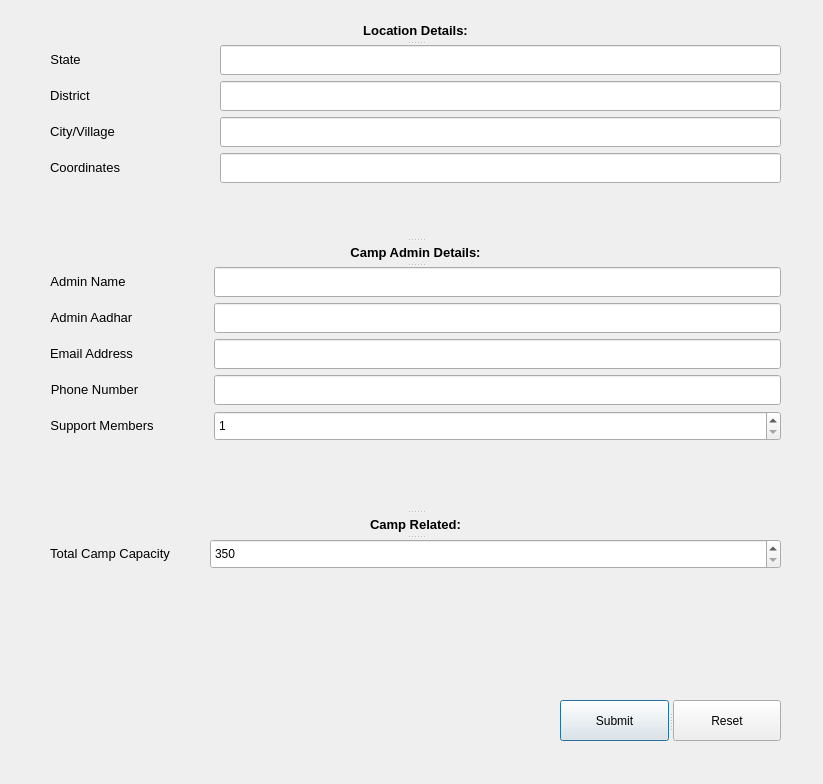
<?xml version="1.0" encoding="UTF-8"?>
<ui version="4.0">
 <class>Dialog</class>
 <widget class="QDialog" name="Dialog">
  <property name="geometry">
   <rect>
    <x>0</x>
    <y>0</y>
    <width>823</width>
    <height>784</height>
   </rect>
  </property>
  <property name="windowTitle">
   <string>Dialog</string>
  </property>
  <widget class="QSplitter" name="splitter">
   <property name="geometry">
    <rect>
     <x>50</x>
     <y>20</y>
     <width>731</width>
     <height>561</height>
    </rect>
   </property>
   <property name="orientation">
    <enum>Qt::Vertical</enum>
   </property>
   <widget class="QLabel" name="label_10">
    <property name="text">
     <string>&lt;html&gt;&lt;head/&gt;&lt;body&gt;&lt;p align=&quot;center&quot;&gt;&lt;span style=&quot; font-size:10pt; font-weight:600;&quot;&gt;Location Details:&lt;/span&gt;&lt;/p&gt;&lt;/body&gt;&lt;/html&gt;</string>
    </property>
   </widget>
   <widget class="QWidget" name="layoutWidget">
    <layout class="QFormLayout" name="formLayout">
     <property name="horizontalSpacing">
      <number>100</number>
     </property>
     <item row="0" column="0">
      <widget class="QLabel" name="label">
       <property name="minimumSize">
        <size>
         <width>0</width>
         <height>30</height>
        </size>
       </property>
       <property name="text">
        <string>&lt;html&gt;&lt;head/&gt;&lt;body&gt;&lt;p align=&quot;center&quot;&gt;&lt;span style=&quot; font-size:10pt;&quot;&gt;State&lt;/span&gt;&lt;/p&gt;&lt;/body&gt;&lt;/html&gt;</string>
       </property>
      </widget>
     </item>
     <item row="0" column="1">
      <widget class="QLineEdit" name="lineEdit">
       <property name="minimumSize">
        <size>
         <width>0</width>
         <height>30</height>
        </size>
       </property>
      </widget>
     </item>
     <item row="1" column="0">
      <widget class="QLabel" name="label_2">
       <property name="minimumSize">
        <size>
         <width>0</width>
         <height>30</height>
        </size>
       </property>
       <property name="text">
        <string>&lt;html&gt;&lt;head/&gt;&lt;body&gt;&lt;p align=&quot;center&quot;&gt;&lt;span style=&quot; font-size:10pt;&quot;&gt;District&lt;/span&gt;&lt;/p&gt;&lt;/body&gt;&lt;/html&gt;</string>
       </property>
      </widget>
     </item>
     <item row="1" column="1">
      <widget class="QLineEdit" name="lineEdit_2">
       <property name="minimumSize">
        <size>
         <width>0</width>
         <height>30</height>
        </size>
       </property>
      </widget>
     </item>
     <item row="2" column="0">
      <widget class="QLabel" name="label_3">
       <property name="minimumSize">
        <size>
         <width>0</width>
         <height>30</height>
        </size>
       </property>
       <property name="text">
        <string>&lt;html&gt;&lt;head/&gt;&lt;body&gt;&lt;p align=&quot;center&quot;&gt;&lt;span style=&quot; font-size:10pt;&quot;&gt;City/Village&lt;/span&gt;&lt;/p&gt;&lt;/body&gt;&lt;/html&gt;</string>
       </property>
      </widget>
     </item>
     <item row="2" column="1">
      <widget class="QLineEdit" name="lineEdit_3">
       <property name="minimumSize">
        <size>
         <width>0</width>
         <height>30</height>
        </size>
       </property>
      </widget>
     </item>
     <item row="3" column="0">
      <widget class="QLabel" name="label_4">
       <property name="minimumSize">
        <size>
         <width>0</width>
         <height>30</height>
        </size>
       </property>
       <property name="text">
        <string>&lt;html&gt;&lt;head/&gt;&lt;body&gt;&lt;p align=&quot;center&quot;&gt;&lt;span style=&quot; font-size:10pt;&quot;&gt;Coordinates&lt;/span&gt;&lt;/p&gt;&lt;/body&gt;&lt;/html&gt;</string>
       </property>
      </widget>
     </item>
     <item row="3" column="1">
      <widget class="QLineEdit" name="lineEdit_4">
       <property name="minimumSize">
        <size>
         <width>0</width>
         <height>30</height>
        </size>
       </property>
      </widget>
     </item>
    </layout>
   </widget>
   <widget class="QLabel" name="label_11">
    <property name="text">
     <string>&lt;html&gt;&lt;head/&gt;&lt;body&gt;&lt;p align=&quot;center&quot;&gt;&lt;span style=&quot; font-size:10pt; font-weight:600;&quot;&gt;Camp Admin Details:&lt;/span&gt;&lt;/p&gt;&lt;/body&gt;&lt;/html&gt;</string>
    </property>
   </widget>
   <widget class="QWidget" name="layoutWidget">
    <layout class="QFormLayout" name="formLayout_2">
     <property name="horizontalSpacing">
      <number>60</number>
     </property>
     <item row="0" column="0">
      <widget class="QLabel" name="label_5">
       <property name="minimumSize">
        <size>
         <width>0</width>
         <height>30</height>
        </size>
       </property>
       <property name="text">
        <string>&lt;html&gt;&lt;head/&gt;&lt;body&gt;&lt;p align=&quot;center&quot;&gt;&lt;span style=&quot; font-size:10pt;&quot;&gt;Admin Name&lt;/span&gt;&lt;/p&gt;&lt;/body&gt;&lt;/html&gt;</string>
       </property>
      </widget>
     </item>
     <item row="0" column="1">
      <widget class="QLineEdit" name="lineEdit_5">
       <property name="minimumSize">
        <size>
         <width>0</width>
         <height>30</height>
        </size>
       </property>
       <property name="inputMethodHints">
        <set>Qt::ImhNone</set>
       </property>
      </widget>
     </item>
     <item row="1" column="0">
      <widget class="QLabel" name="label_6">
       <property name="minimumSize">
        <size>
         <width>0</width>
         <height>30</height>
        </size>
       </property>
       <property name="text">
        <string>&lt;html&gt;&lt;head/&gt;&lt;body&gt;&lt;p align=&quot;center&quot;&gt;&lt;span style=&quot; font-size:10pt;&quot;&gt;Admin Aadhar&lt;/span&gt;&lt;/p&gt;&lt;/body&gt;&lt;/html&gt;</string>
       </property>
      </widget>
     </item>
     <item row="1" column="1">
      <widget class="QLineEdit" name="lineEdit_6">
       <property name="minimumSize">
        <size>
         <width>0</width>
         <height>30</height>
        </size>
       </property>
       <property name="inputMethodHints">
        <set>Qt::ImhNone</set>
       </property>
       <property name="text">
        <string/>
       </property>
       <property name="maxLength">
        <number>12</number>
       </property>
       <property name="clearButtonEnabled">
        <bool>false</bool>
       </property>
      </widget>
     </item>
     <item row="2" column="0">
      <widget class="QLabel" name="label_7">
       <property name="minimumSize">
        <size>
         <width>0</width>
         <height>30</height>
        </size>
       </property>
       <property name="text">
        <string>&lt;html&gt;&lt;head/&gt;&lt;body&gt;&lt;p align=&quot;center&quot;&gt;&lt;span style=&quot; font-size:10pt;&quot;&gt;Email Address&lt;/span&gt;&lt;/p&gt;&lt;/body&gt;&lt;/html&gt;</string>
       </property>
      </widget>
     </item>
     <item row="2" column="1">
      <widget class="QLineEdit" name="lineEdit_7">
       <property name="minimumSize">
        <size>
         <width>0</width>
         <height>30</height>
        </size>
       </property>
       <property name="inputMethodHints">
        <set>Qt::ImhNone</set>
       </property>
      </widget>
     </item>
     <item row="3" column="0">
      <widget class="QLabel" name="label_8">
       <property name="minimumSize">
        <size>
         <width>0</width>
         <height>30</height>
        </size>
       </property>
       <property name="text">
        <string>&lt;html&gt;&lt;head/&gt;&lt;body&gt;&lt;p align=&quot;center&quot;&gt;&lt;span style=&quot; font-size:10pt;&quot;&gt;Phone Number&lt;/span&gt;&lt;/p&gt;&lt;/body&gt;&lt;/html&gt;</string>
       </property>
      </widget>
     </item>
     <item row="3" column="1">
      <widget class="QLineEdit" name="lineEdit_8">
       <property name="minimumSize">
        <size>
         <width>0</width>
         <height>30</height>
        </size>
       </property>
       <property name="inputMethodHints">
        <set>Qt::ImhNone</set>
       </property>
      </widget>
     </item>
     <item row="4" column="0">
      <widget class="QLabel" name="label_13">
       <property name="minimumSize">
        <size>
         <width>0</width>
         <height>30</height>
        </size>
       </property>
       <property name="text">
        <string>&lt;html&gt;&lt;head/&gt;&lt;body&gt;&lt;p align=&quot;center&quot;&gt;&lt;span style=&quot; font-size:10pt;&quot;&gt;Support Members&lt;/span&gt;&lt;/p&gt;&lt;/body&gt;&lt;/html&gt;</string>
       </property>
      </widget>
     </item>
     <item row="4" column="1">
      <widget class="QSpinBox" name="spinBox_2">
       <property name="minimumSize">
        <size>
         <width>0</width>
         <height>30</height>
        </size>
       </property>
       <property name="inputMethodHints">
        <set>Qt::ImhNone</set>
       </property>
       <property name="minimum">
        <number>1</number>
       </property>
       <property name="maximum">
        <number>20</number>
       </property>
       <property name="singleStep">
        <number>1</number>
       </property>
       <property name="value">
        <number>1</number>
       </property>
      </widget>
     </item>
    </layout>
   </widget>
   <widget class="QLabel" name="label_12">
    <property name="text">
     <string>&lt;html&gt;&lt;head/&gt;&lt;body&gt;&lt;p align=&quot;center&quot;&gt;&lt;span style=&quot; font-size:10pt; font-weight:600;&quot;&gt;Camp Related:&lt;/span&gt;&lt;/p&gt;&lt;/body&gt;&lt;/html&gt;</string>
    </property>
   </widget>
   <widget class="QWidget" name="layoutWidget">
    <layout class="QFormLayout" name="formLayout_3">
     <property name="horizontalSpacing">
      <number>40</number>
     </property>
     <item row="0" column="1">
      <widget class="QSpinBox" name="spinBox">
       <property name="minimumSize">
        <size>
         <width>0</width>
         <height>30</height>
        </size>
       </property>
       <property name="minimum">
        <number>350</number>
       </property>
       <property name="maximum">
        <number>1000</number>
       </property>
       <property name="singleStep">
        <number>25</number>
       </property>
      </widget>
     </item>
     <item row="0" column="0">
      <widget class="QLabel" name="label_9">
       <property name="minimumSize">
        <size>
         <width>0</width>
         <height>30</height>
        </size>
       </property>
       <property name="text">
        <string>&lt;html&gt;&lt;head/&gt;&lt;body&gt;&lt;p align=&quot;center&quot;&gt;&lt;span style=&quot; font-size:10pt;&quot;&gt;Total Camp Capacity&lt;/span&gt;&lt;/p&gt;&lt;/body&gt;&lt;/html&gt;</string>
       </property>
      </widget>
     </item>
    </layout>
   </widget>
  </widget>
  <widget class="QSplitter" name="splitter_2">
   <property name="geometry">
    <rect>
     <x>560</x>
     <y>700</y>
     <width>221</width>
     <height>41</height>
    </rect>
   </property>
   <property name="minimumSize">
    <size>
     <width>0</width>
     <height>0</height>
    </size>
   </property>
   <property name="orientation">
    <enum>Qt::Horizontal</enum>
   </property>
   <widget class="QPushButton" name="pushButton">
    <property name="text">
     <string>Submit</string>
    </property>
   </widget>
   <widget class="QPushButton" name="pushButton_2">
    <property name="text">
     <string>Reset</string>
    </property>
   </widget>
  </widget>
 </widget>
 <resources/>
 <connections>
  <connection>
   <sender>pushButton_2</sender>
   <signal>clicked()</signal>
   <receiver>spinBox</receiver>
   <slot>clear()</slot>
   <hints>
    <hint type="sourcelabel">
     <x>712</x>
     <y>721</y>
    </hint>
    <hint type="destinationlabel">
     <x>712</x>
     <y>553</y>
    </hint>
   </hints>
  </connection>
  <connection>
   <sender>pushButton_2</sender>
   <signal>clicked()</signal>
   <receiver>lineEdit_8</receiver>
   <slot>clear()</slot>
   <hints>
    <hint type="sourcelabel">
     <x>731</x>
     <y>706</y>
    </hint>
    <hint type="destinationlabel">
     <x>724</x>
     <y>421</y>
    </hint>
   </hints>
  </connection>
  <connection>
   <sender>pushButton_2</sender>
   <signal>clicked()</signal>
   <receiver>lineEdit_7</receiver>
   <slot>clear()</slot>
   <hints>
    <hint type="sourcelabel">
     <x>736</x>
     <y>700</y>
    </hint>
    <hint type="destinationlabel">
     <x>735</x>
     <y>377</y>
    </hint>
   </hints>
  </connection>
  <connection>
   <sender>pushButton_2</sender>
   <signal>clicked()</signal>
   <receiver>lineEdit_6</receiver>
   <slot>clear()</slot>
   <hints>
    <hint type="sourcelabel">
     <x>746</x>
     <y>705</y>
    </hint>
    <hint type="destinationlabel">
     <x>748</x>
     <y>339</y>
    </hint>
   </hints>
  </connection>
  <connection>
   <sender>pushButton_2</sender>
   <signal>clicked()</signal>
   <receiver>lineEdit_5</receiver>
   <slot>clear()</slot>
   <hints>
    <hint type="sourcelabel">
     <x>757</x>
     <y>702</y>
    </hint>
    <hint type="destinationlabel">
     <x>759</x>
     <y>312</y>
    </hint>
   </hints>
  </connection>
  <connection>
   <sender>pushButton_2</sender>
   <signal>clicked()</signal>
   <receiver>lineEdit_4</receiver>
   <slot>clear()</slot>
   <hints>
    <hint type="sourcelabel">
     <x>766</x>
     <y>702</y>
    </hint>
    <hint type="destinationlabel">
     <x>763</x>
     <y>171</y>
    </hint>
   </hints>
  </connection>
  <connection>
   <sender>pushButton_2</sender>
   <signal>clicked()</signal>
   <receiver>lineEdit_3</receiver>
   <slot>clear()</slot>
   <hints>
    <hint type="sourcelabel">
     <x>776</x>
     <y>704</y>
    </hint>
    <hint type="destinationlabel">
     <x>770</x>
     <y>135</y>
    </hint>
   </hints>
  </connection>
  <connection>
   <sender>pushButton_2</sender>
   <signal>clicked()</signal>
   <receiver>lineEdit_2</receiver>
   <slot>clear()</slot>
   <hints>
    <hint type="sourcelabel">
     <x>701</x>
     <y>700</y>
    </hint>
    <hint type="destinationlabel">
     <x>701</x>
     <y>104</y>
    </hint>
   </hints>
  </connection>
  <connection>
   <sender>pushButton_2</sender>
   <signal>clicked()</signal>
   <receiver>lineEdit</receiver>
   <slot>clear()</slot>
   <hints>
    <hint type="sourcelabel">
     <x>685</x>
     <y>705</y>
    </hint>
    <hint type="destinationlabel">
     <x>690</x>
     <y>66</y>
    </hint>
   </hints>
  </connection>
 </connections>
</ui>
